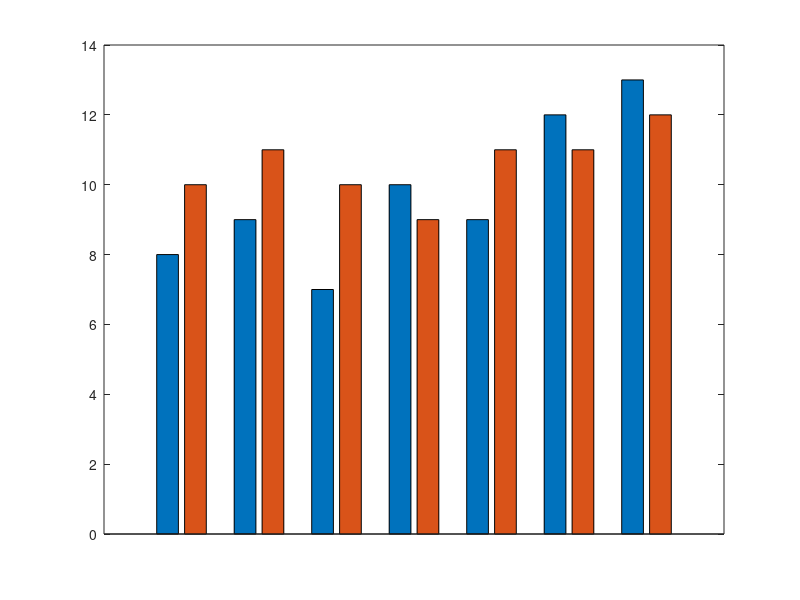

Here is the MATLAB script that generated this plot: (Note: this script raises an error after producing the figure.)
% MATLAB Code for Bar Plot

% Data for Sum Rate
alpha_c = [0.2, 0.3, 0.4, 0.5, 0.6, 0.7, 0.8];   % x-axis values (alpha_c)
R_user = [8, 9, 7, 10, 9, 12, 13];              % Sum rate for R user
T_user = [10, 11, 10, 9, 11, 11, 12];           % Sum rate for T user

% Create a grouped bar chart
figure;
bar(alpha_c, [R_user; T_user]', 'grouped');    % Transpose the data for grouped bars

% Set bar colors and patterns
set(gca, 'XTickLabel', alpha_c);
set(gca, 'XTick', 1:length(alpha_c));
h = gca;
h.Children(2).FaceColor = [0.5 0.5 0.5];       % Gray color for T user
h.Children(1).FaceColor = 'k';                 % Black color for R user
h.Children(1).LineStyle = '-';                 % Pattern for R user
h.Children(2).LineStyle = '--';                % Pattern for T user

% Labels and Title
xlabel('\alpha_c');
ylabel('Sum Rate');
legend('R user', 'T user', 'Location', 'northwest');
title('Sum Rate vs. \alpha_c');

% Adjust the y-axis limit
ylim([0 14]); % Based on visual observation in the provided image

grid on;
